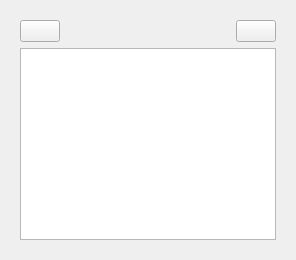
     <widget class="QWidget" name="tab_lrc">
      <property name="sizePolicy">
       <sizepolicy hsizetype="Expanding" vsizetype="Expanding">
        <horstretch>0</horstretch>
        <verstretch>0</verstretch>
       </sizepolicy>
      </property>
      <attribute name="title">
       <string>歌词</string>
      </attribute>
      <layout class="QVBoxLayout" name="verticalLayout_3">
       <property name="spacing">
        <number>0</number>
       </property>
       <property name="leftMargin">
        <number>11</number>
       </property>
       <property name="topMargin">
        <number>11</number>
       </property>
       <property name="rightMargin">
        <number>11</number>
       </property>
       <property name="bottomMargin">
        <number>11</number>
       </property>
       <item>
        <widget class="QWidget" name="widget_lrc" native="true">
         <property name="sizePolicy">
          <sizepolicy hsizetype="Preferred" vsizetype="Preferred">
           <horstretch>0</horstretch>
           <verstretch>0</verstretch>
          </sizepolicy>
         </property>
         <layout class="QVBoxLayout" name="verticalLayout_5">
          <item>
           <layout class="QHBoxLayout" name="horizontalLayout_3">
            <item>
             <widget class="QPushButton" name="btn_down">
              <property name="sizePolicy">
               <sizepolicy hsizetype="Preferred" vsizetype="Preferred">
                <horstretch>0</horstretch>
                <verstretch>0</verstretch>
               </sizepolicy>
              </property>
              <property name="toolTip">
               <string>收起音乐详情</string>
              </property>
              <property name="text">
               <string/>
              </property>
              <property name="icon">
               <iconset resource="images.qrc">
                <normaloff>:/images/button/btn_dropdw.png</normaloff>:/images/button/btn_dropdw.png</iconset>
              </property>
              <property name="iconSize">
               <size>
                <width>30</width>
                <height>30</height>
               </size>
              </property>
             </widget>
            </item>
            <item>
             <spacer name="horizontalSpacer_3">
              <property name="orientation">
               <enum>Qt::Horizontal</enum>
              </property>
              <property name="sizeHint" stdset="0">
               <size>
                <width>40</width>
                <height>20</height>
               </size>
              </property>
             </spacer>
            </item>
            <item>
             <widget class="QPushButton" name="btn_close2">
              <property name="sizePolicy">
               <sizepolicy hsizetype="Preferred" vsizetype="Preferred">
                <horstretch>0</horstretch>
                <verstretch>0</verstretch>
               </sizepolicy>
              </property>
              <property name="text">
               <string/>
              </property>
              <property name="icon">
               <iconset resource="images.qrc">
                <normaloff>:/images/button/btn_close.png</normaloff>:/images/button/btn_close.png</iconset>
              </property>
              <property name="iconSize">
               <size>
                <width>30</width>
                <height>30</height>
               </size>
              </property>
             </widget>
            </item>
           </layout>
          </item>
          <item>
           <widget class="QListWidget" name="listWidget_2"/>
          </item>
         </layout>
        </widget>
       </item>
      </layout>
     </widget>
